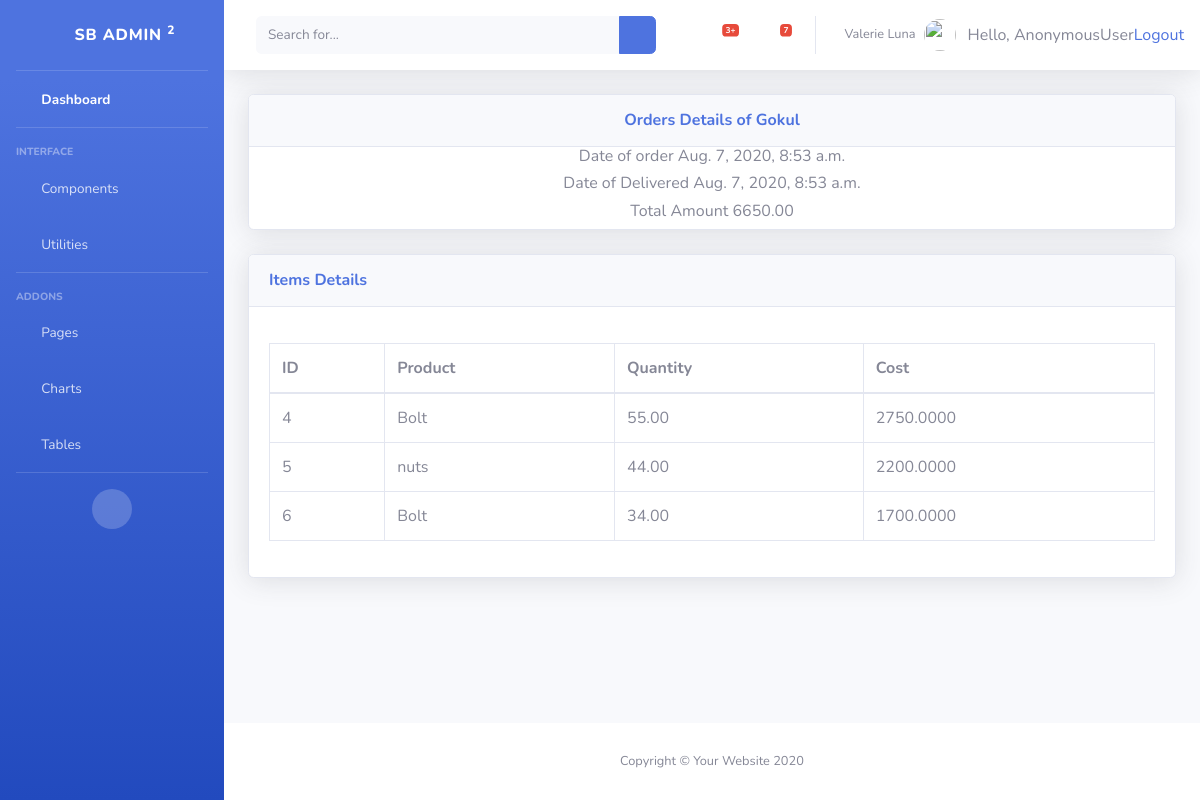
Page /3/order_details/ on the committed database.
### inventory/models.py (models this page shows, shortened)
class Orders(models.Model):
	cus 		= models.ForeignKey(Customer, on_delete=models.CASCADE)
	Odate 		= models.DateTimeField('Date of Ordered', default=now, blank=True)
	Ddate 		= models.DateTimeField('Delivered Date', default=now, blank=True)
	total_amt 	= models.DecimalField(max_digits=10, decimal_places=2, verbose_name="Total Amount")
	isDelivered = models.BooleanField(default=False)

class Customer(models.Model):
	name 	= models.CharField("Customer Name", max_length=30, default='No Name', blank=True)
	address = models.CharField(max_length=70, default='No Address', blank=True)
	phone 	= models.CharField("Phone Number", max_length=11, default='No Number', blank=True)
	def __str__(self):
		return self.name ;

class OrderItems(models.Model):
	order 		= models.ForeignKey(Orders, on_delete=models.CASCADE)
	product 	= models.ForeignKey(Products, on_delete=models.CASCADE)
	weight		= models.DecimalField(max_digits=10, decimal_places=2) # weight of the products in kg

class Products(models.Model):
	name 	= models.CharField("Product Name", max_length=30)
	cost 	= models.DecimalField(max_digits=10, decimal_places=2, default=0) # cost per Kg
	wages 	= models.DecimalField(max_digits=10, decimal_places=2, default=0) # wages per Kg
	weight 	= models.DecimalField(max_digits=10, decimal_places=2, default=0) # weight of the products in kg
	def __str__(self):
		return self.name

### inventory/views.py (the view)
# urls.py: path('<int:ord_id>/order_details/', views.order_details, name='order_details'),
def order_details(request, ord_id): # particular order details
	order = get_object_or_404(Orders, pk=ord_id)
	items = OrderItems.objects.filter(order=ord_id)
	return render(request, 'inventory/order_details.html', {'items' : items, 'order' : order })

### inventory/templates/inventory/order_details.html
{% extends 'inventory/base.html' %}
{% load mathfilters %}
{% block body %}
<div class="card shadow mb-4" align="center">
  <div class="card-header py-3">
    <h6 class="m-0 font-weight-bold text-primary">  Orders Details of {{ order.cus }} </h6>
  </div>
  <h6> Date of order {{ order.Odate }} </h6>
  {% if order.isDelivered %}
    <h6> Date of Delivered {{ order.Odate }} </h6>
  {% else %}
    <h5> This order is not delivered yet </h5>
  {% endif %}
  <h6> Total Amount {{ order.total_amt }} </h6>
</div>
<div class="card shadow mb-4">
  <div class="card-header py-3">
    <h6 class="m-0 font-weight-bold text-primary">  Items Details </h6>
  </div>
  <div class="card-body">
    <div class="table-responsive">
      <table class="table table-bordered" id="dataTable" width="100%" cellspacing="0">
        <thead>
          <tr>
            <th>ID</th>
            <th>Product</th>
            <th>Quantity</th>
            <th>Cost</th>
          </tr>
        </thead>
        <tbody>
  		    <ul>
    			  {% for i in items %}
      				  <tr>
          			  <td> {{ i.id }} </td>
          			  <td> {{ i.product }} </td>
          			  <td> {{ i.weight }} </td>
                  <td> {{ i.product.cost|mul:i.weight }} </td>
               </tr>
		        {% endfor %}
         </ul>
        </tbody>
      </table>
    </div>
  </div>
</div>
{% endblock %}

### rows in the picture
Orders: cus "Gokul", Odate "Aug. 7, 2020, 8:53 a.m.", total_amt "6650.00"
OrderItems: id "4", product "Bolt", weight "55.00", product.cost|mul "2750.0000"
OrderItems: id "5", product "nuts", weight "44.00", product.cost|mul "2200.0000"
OrderItems: id "6", product "Bolt", weight "34.00", product.cost|mul "1700.0000"

### other values in the picture
{{ request.user }} "AnonymousUser"
